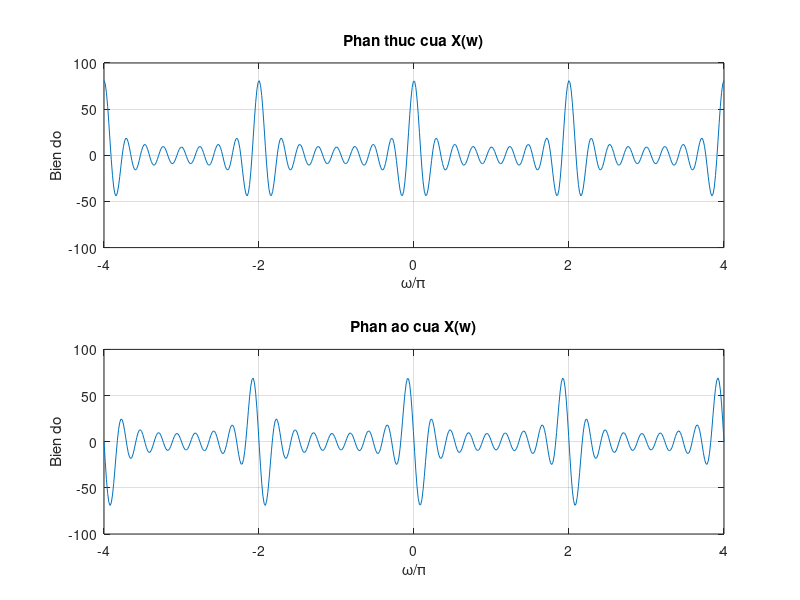
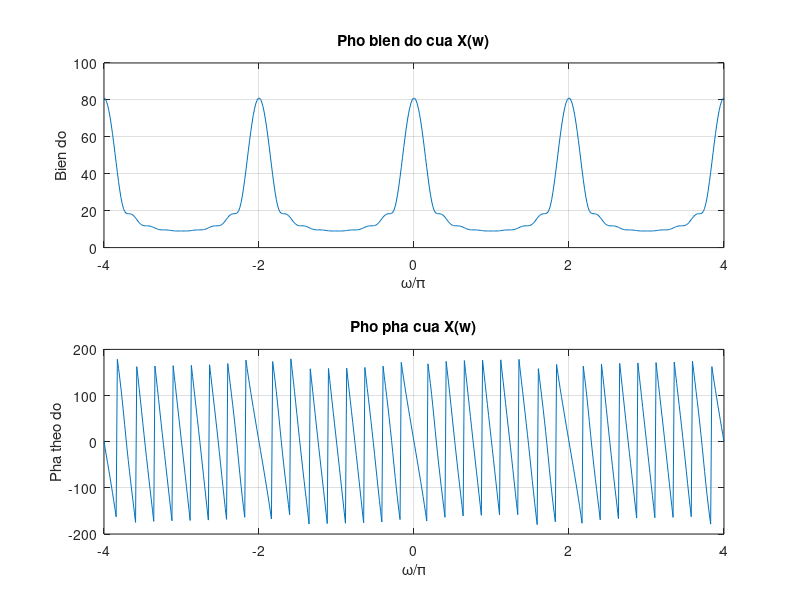

MATLAB code to generate these figures, in order:
clf;
% tin hieu ngo vao
x = [1 3 5 7 9 11 13 15 17];
[x_row, x_col] = size(x);
% w va n
w = -4*pi:8*pi/511:4*pi;
n = 0:1:x_col-1;
num = x; dem = 1;
%X(w) = DTFT(x[n])
%X = x*exp(-j*(w(ones(size(n)),:) .*((n(ones(size(w)),:))')));
X = freqz(num,dem,w);
% Ve X(w)
subplot(2,1,1)
plot(w/pi,real(X)); grid
title('Phan thuc cua X(w)')
xlabel('\omega/\pi');
ylabel('Bien do');
%pause
subplot(2,1,2)
plot(w/pi,imag(X));grid
title('Phan ao cua X(w)')
xlabel('\omega/\pi');
ylabel('Bien do');
%pause
figure
subplot(2,1,1)
plot(w/pi,abs(X)); grid
title('Pho bien do cua X(w)')
xlabel('\omega/\pi');
ylabel('Bien do');
%pause
subplot(2,1,2)
plot(w/pi,angle(X)*180/pi); grid
title('Pho pha cua X(w)')
xlabel('\omega/\pi');
%ylabel('Pha theo radians');
ylabel('Pha theo do');
%pause

%1.a: X(omega) la ham tuan hoan theo chu ky tuan hoan theo omega
%Chu ky tuan hoan 2*pi
%Lenh pause dung xem tung do thi

